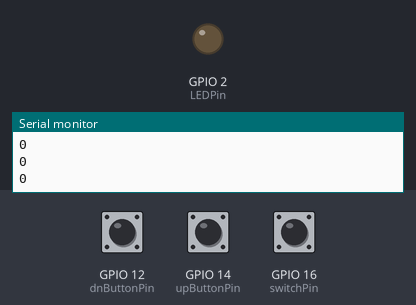
Recording of a sketch running on a simulated ESP8266 (NodeMCU). Parts: output pins drawn as LEDs (lit = HIGH), the last lines printed to the serial monitor. Inputs (shaded band) come from the test bench; at power-on: GPIO 16 (switchPin) LOW, GPIO 12 (dnButtonPin) LOW, GPIO 14 (upButtonPin) LOW. WiFi joins after 1.5 s; servers stay silent unless stated.

Above: at 2.9 s.
3.0 s: GPIO 16 (switchPin) pulled HIGH for 0.15 s
At 3.07 s:
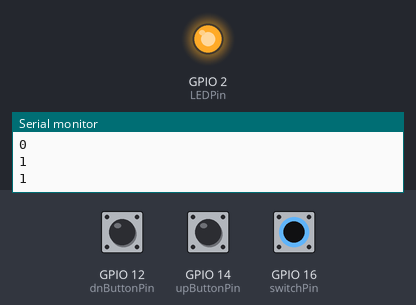
6.2 s: GPIO 16 (switchPin) pulled HIGH for 3.2 s
At 10.1 s:
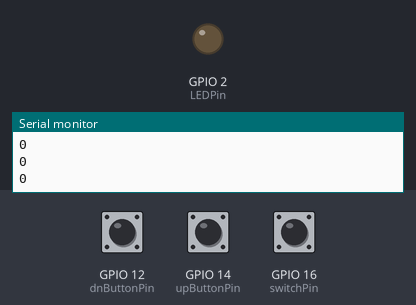
10.9 s: GPIO 16 (switchPin) pulled HIGH for 1 s
At 11.4 s:
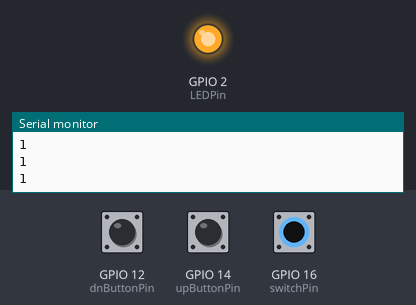
Timing chart, 0 to 13.9 s (numbered marks = the images above; inputs shaded):
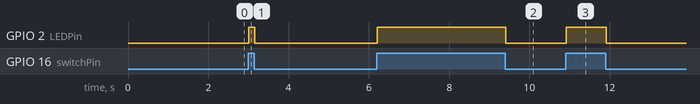

The sketch:

controllerB.ino
```cpp
/*
    Simple HTTP get webclient test
    Source: https://learn.adafruit.com/adafruit-feather-huzzah-esp8266/using-arduino-ide
*/

#include <ESP8266WiFi.h>
// connection switch for indicating whether this controller should be used
int switchPin = 16;
int switchState = LOW;
int prevSwitchState = LOW;
int LEDPin = 2;
// pole 3 of the switch is connected to power
// pole 1 is connected to an indicator LED
// pole 5 is connected to pin 2
// if pin 16 reads HIGH, consider the controller as "OFF"

// variables for tracking sensor input
int upButtonPin = 14;
int upButtonState;
int upPrevButtonState = LOW;
int dnButtonPin = 12;
int dnButtonState;
int dnPrevButtonState = LOW;


// name for identifying self
const char* myName = "hellocontrollerB";

// network name and password
// change to ITP sandbox
const char* ssid     = "Stephanie's iPhone";
const char* password = "uxvnnfwfqhah0";

// Use WiFiClient class in arduino library
WiFiClient client; // creates client side TCP connection
IPAddress server(172, 20, 10, 3); // IP address of server (when on iPhone)
//IPAddress server(172, 20, 10, 5); // PB's phone
// This is pulled from the Processing sketch
const int httpPort = 12345;       // Port is also determined in the Processing sketch


void setup() {
  Serial.begin(115200);
  delay(100);

  pinMode(upButtonPin, INPUT);
  pinMode(dnButtonPin, INPUT);
  pinMode(switchPin, INPUT);
  pinMode(LEDPin, OUTPUT);

  // All controllers will start by connecting to the WiFi network
  // We start by connecting to a WiFi network
  Serial.print("Connecting to ");
  Serial.println(ssid);

  WiFi.begin(ssid, password);

  while (WiFi.status() != WL_CONNECTED) {
    delay(800);
    Serial.print(".");
  }

  Serial.println("");
  Serial.println("WiFi successfully connected!");
  Serial.println("Client IP address: ");
  Serial.println(WiFi.localIP());
  // Huzzah IP 172.20.10.6
}

void loop() {
  delay(50);

  // read switch to determine whether to send data or not
  switchState = digitalRead(switchPin);
  Serial.println(switchState);

  if (switchState == 1) {
    digitalWrite(LEDPin, HIGH);
  } else {
    digitalWrite(LEDPin, LOW);
  }

  // if the switch is in the "ON" position
  // button should be read, so that it can send data, but only if pressed
  // HIGH == controller is OFF, HIGH == controller is ON and being used by player

  if (client.connected() == false) {

    if (switchState != prevSwitchState) {
      // if went from high to LOW, controller was turned ON
      if (switchState == LOW) {
        // open connection
        if (client.connect(server, httpPort)) {
          Serial.println("connected");
          Serial.println("say hello");
          client.write(myName);
        } else {
          Serial.println("connection failed");
        }
      }
    }

  } else {    // client is already connected

    // if went from LOW to HIGH, controller was turned off
    // so send message to remove from list
    // and close connection
    if (switchState != prevSwitchState) {
      if (switchState == HIGH) {
        Serial.println("say goodbye");
        // tell game to remove its ID from active list
        client.write("remove");
        client.stop();
      }
    }

    if (switchState == LOW) {
      // read the buttons
      upButtonState = digitalRead(upButtonPin);
      dnButtonState = digitalRead(dnButtonPin);

      // compare to prev state...
      // make sure the button was released so player can't hold it down!
      if (upButtonState != upPrevButtonState) {
        if (upButtonState == HIGH) {
          Serial.println("send message");
          // send data to game
          client.write("u");
        }
      }

      if (dnButtonState != dnPrevButtonState) {
        if (dnButtonState == HIGH) {
          Serial.println("send message");
          // send data to game
          client.write("d");
        }
      }
    }
  }
  // save for next loop
  prevSwitchState = switchState;
  upPrevButtonState = upButtonState;
  dnPrevButtonState = dnButtonState;
}
```

Measured:
- after the input at 3.0 s, GPIO 2 (LEDPin): LOW → HIGH at once, → LOW 0.15 s later
- after the input at 6.2 s, GPIO 2 (LEDPin): LOW → HIGH at once, → LOW 3.2 s later
- after the input at 10.9 s, GPIO 2 (LEDPin): LOW → HIGH at once, → LOW 1.0 s later
